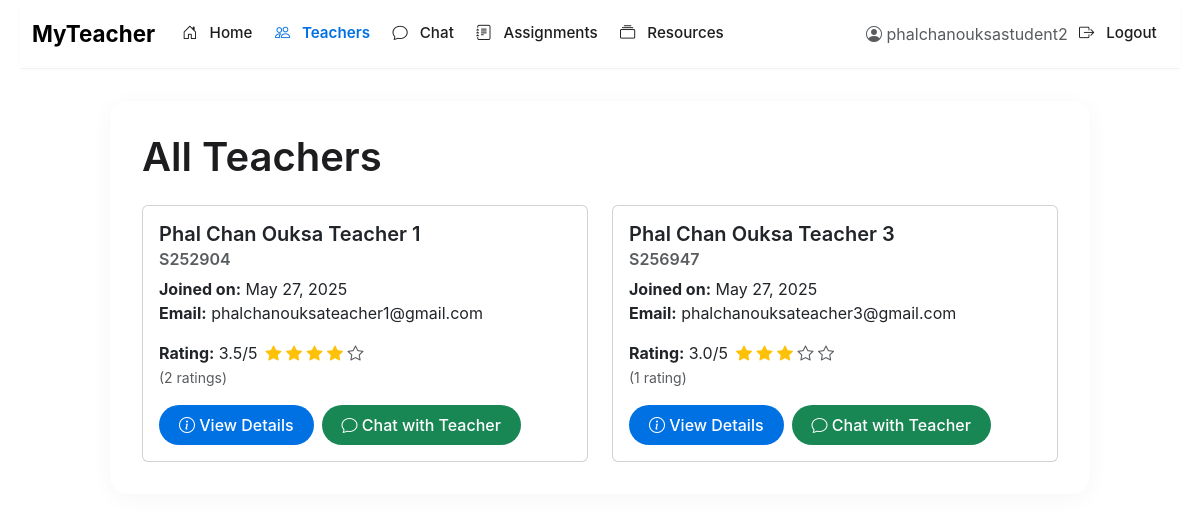
Page /ratings/teachers/ (signed in) on the committed database.
### accounts/models.py (models this page shows, shortened)
class UserProfile(models.Model):
    ROLE_CHOICES = (
        ('admin', 'Admin'),
        ('teacher', 'Teacher'),
        ('student', 'Student'),
    )
    user = models.OneToOneField(User, on_delete=models.CASCADE, related_name='profile')
    role = models.CharField(max_length=10, choices=ROLE_CHOICES, default='student')
    identifier = models.CharField(max_length=20, unique=True, blank=True, null=True)
    date_of_birth = models.DateField(null=True, blank=True)
    address = models.TextField(blank=True)
    phone_number = models.CharField(max_length=15, blank=True)
    joining_date = models.DateField(auto_now_add=True)

### ratings/views.py (the view)
# urls.py: path('teachers/', views.teacher_list, name='teacher_list'),
@login_required
def teacher_list(request):
    teachers = UserProfile.objects.filter(role='teacher')
    for teacher in teachers:
        teacher.avg_rating = TeacherRating.objects.filter(teacher=teacher).aggregate(Avg('rating'))['rating__avg']
        teacher.rating_count = TeacherRating.objects.filter(teacher=teacher).count()
    return render(request, 'ratings/teacher_list.html', {'teachers': teachers})

### templates/ratings/teacher_list.html (shortened to what this page needs)
{% extends 'base.html' %}
{% block content %}
<h1 class="mb-4">All Teachers</h1>
{% if teachers %}
    <div class="row row-cols-1 row-cols-md-2 g-4">
        {% for teacher in teachers %}
            <div class="col">
                <div class="card h-100">
                    <div class="card-body">
                        <h5 class="card-title">{{ teacher.user.first_name }} {{ teacher.user.last_name }}</h5>
                        <h6 class="card-subtitle mb-2 text-muted">{{ teacher.identifier }}</h6>
                        <p class="card-text">
                            <strong>Joined on:</strong> {{ teacher.joining_date|date:"F d, Y" }}<br>
                            <strong>Email:</strong> {{ teacher.user.email }}
                        </p>
                        <div class="mb-3">
                            {% if teacher.avg_rating %}
                                <div class="d-flex align-items-center">
                                    <div class="me-2">
                                        <strong>Rating:</strong> {{ teacher.avg_rating|floatformat:1 }}/5
                                    </div>
                                    <div class="stars">
                                        {% for i in "12345" %}
                                            {% if forloop.counter <= teacher.avg_rating|floatformat:"0"|add:"0" %}
                                                <i class="bi bi-star-fill text-warning"></i>
                                            {% else %}
                                                <i class="bi bi-star text-muted"></i>
                                            {% endif %}
                                        {% endfor %}
                                    </div>
                                </div>
                                <small class="text-muted">({{ teacher.rating_count }} rating{{ teacher.rating_count|pluralize }})</small>
                            {% else %}
                                <span class="text-muted">No ratings yet</span>
                            {% endif %}
                        </div>
                        <div class="d-flex gap-2">
                            <a href="{% url 'teacher_detail' teacher.id %}" class="btn btn-primary">
                                <i class="bi bi-info-circle"></i> View Details
                            </a>
                            {% if user.profile.role == 'student' %}
                                <a href="{% url 'chat_detail' teacher.id %}" class="btn btn-success">
                                    <i class="bi bi-chat"></i> Chat with Teacher
                                </a>
                            {% endif %}
                        </div>
                    </div>
                </div>
            </div>
        {% endfor %}
    </div>
{% else %}
    <div class="alert alert-info">
        No teachers found in the system.
    </div>
{% endif %}
{% endblock %}

### templates/base.html (shortened to what this page needs)
<!DOCTYPE html>
<html lang="en">
  <head>
    <link
      href="https://cdn.jsdelivr.net/npm/bootstrap@5.3.0/dist/css/bootstrap.min.css"
      rel="stylesheet"
    />
    <link
      href="https://cdn.jsdelivr.net/npm/bootstrap-icons@1.11.0/font/bootstrap-icons.css"
      rel="stylesheet"
    />
    <link
      href="https://fonts.cdnfonts.com/css/sf-pro-display"
      rel="stylesheet"
    />
  </head>
  <body>
    <div class="container">
      <nav class="navbar navbar-expand-lg navbar-light">
        <div class="container-fluid">
          <a class="navbar-brand fw-bold" href="{% url 'home' %}">MyTeacher</a>
          <div class="collapse navbar-collapse" id="navbarNav">
            <ul class="navbar-nav me-auto">
              {% if user.is_authenticated %} {% url 'home' as home_url %}
              <li class="nav-item">
                <a
                  class="nav-link {% if request.path == home_url %}active{% endif %}"
                  href="{{ home_url }}"
                >
                  <i class="bi bi-house-door"></i> Home
                </a>
              </li>
              {% url 'teacher_list' as teacher_list_url %}
              <li class="nav-item">
                <a
                  class="nav-link {% if request.path == teacher_list_url %}active{% endif %}"
                  href="{{ teacher_list_url }}"
                >
                  <i class="bi bi-people"></i> Teachers
                </a>
              </li>
              {% url 'inbox' as inbox_url %}
              <li class="nav-item">
                <a
                  class="nav-link {% if request.path == inbox_url or '/chat/' in request.path %}active{% endif %}"
                  href="{{ inbox_url }}"
                >
                  <i class="bi bi-chat"></i> Chat
                </a>
              </li>
              {% url 'assignments:assignment-list' as assignments_url %}
              <li class="nav-item">
                <a
                  class="nav-link {% if request.path == assignments_url or '/assignments/' in request.path %}active{% endif %}"
                  href="{{ assignments_url }}"
                >
                  <i class="bi bi-journal-text"></i> Assignments
                </a>
              </li>
              {% url 'resources:list' as resources_url %}
              <li class="nav-item">
                <a
                  class="nav-link {% if request.path == resources_url or '/resources/' in request.path %}active{% endif %}"
                  href="{{ resources_url }}"
                >
                  <i class="bi bi-collection"></i> Resources
                </a>
              </li>
              {% endif %}
            </ul>
            <ul class="navbar-nav ms-auto">
              {% if user.is_authenticated %}
              <li class="nav-item d-flex align-items-center">
                <span class="text-muted"
                  ><i class="bi bi-person-circle"></i> {{ user.username }}</span
                >
              </li>
              <li class="nav-item">
                <a class="nav-link" href="{% url 'logout' %}"
                  ><i class="bi bi-box-arrow-right"></i> Logout</a
                >
              </li>
              {% endif %}
            </ul>
          </div>
        </div>
      </nav>
      <div class="content">{% block content %}{% endblock %}</div>
    </div>
  </body>
</html>

### templates/base.html (style rules this page uses)
:root { --apple-white: #ffffff; --apple-light-gray: #f5f5f7; --apple-medium-gray: #86868b; --apple-dark-gray: #1d1d1f; --apple-black: #000000; --apple-blue: #0071e3; --apple-blue-hover: #0077ed; --apple-red: #ff3b30; --apple-green: #34c759; }
* { margin: 0; padding: 0; box-sizing: border-box; }
body { font-family: "SF Pro Display", -apple-system, BlinkMacSystemFont, sans-serif; background-color: var(--apple-white); color: var(--apple-dark-gray); line-height: 1.5; font-weight: 400; -webkit-font-smoothing: antialiased; -moz-osx-font-smoothing: grayscale; overflow-x: hidden; }
h1, h2, h3, h4, h5, h6 { font-weight: 600; }
.container { max-width: 1200px; padding: 0 20px; }
.content { max-width: 980px; margin: 2rem auto; padding: 2rem; background-color: var(--apple-white); border-radius: 18px; box-shadow: 0 4px 24px rgba(0, 0, 0, 0.04); transition: transform 0.3s ease, box-shadow 0.3s ease; }
.navbar { background-color: rgba(255, 255, 255, 0.8) !important; backdrop-filter: saturate(180%) blur(20px); -webkit-backdrop-filter: saturate(180%) blur(20px); border-bottom: 1px solid rgba(0, 0, 0, 0.05); box-shadow: 0 1px 6px rgba(0, 0, 0, 0.02); padding: 0.75rem 0; margin-bottom: 2rem; transition: background-color 0.3s ease; }
.navbar-brand { font-weight: 600; font-size: 1.4rem; color: var(--apple-black); transition: color 0.2s ease; }
.navbar .nav-link { color: var(--apple-dark-gray); padding: 0.5rem 1rem; font-weight: 500; font-size: 0.95rem; margin: 0 0.2rem; position: relative; }
.navbar .nav-link.active { color: var(--apple-blue); font-weight: 600; }
.navbar .nav-link i { margin-right: 0.5rem; }
.btn { border-radius: 980px; padding: 0.5rem 1.25rem; font-weight: 500; transition: all 0.2s ease; border: none; }
.btn-primary { background-color: var(--apple-blue); color: white; }

### rows in the picture
UserProfile: user.first_name "Phal", user.last_name "Chan Ouksa Teacher 1", identifier "S252904", joining_date "May 27, 2025", user.email "phalchanouksateacher1@gmail.com", avg_rating "3.5", rating_count "2"
UserProfile: user.first_name "Phal", user.last_name "Chan Ouksa Teacher 3", identifier "S256947", joining_date "May 27, 2025", user.email "phalchanouksateacher3@gmail.com", avg_rating "3.0", rating_count "1"

### other values in the picture
{{ user.username }} "phalchanouksastudent2"
